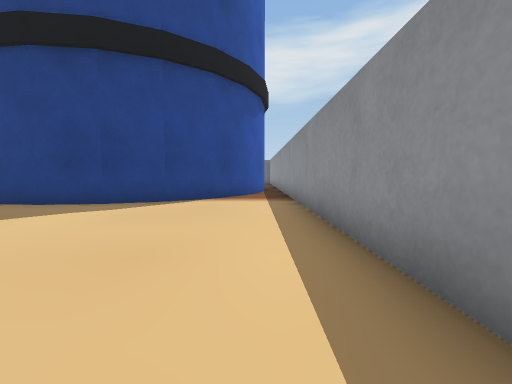
[1] (above)

12 first-person views from a walk through a world built for the Webots simulator. The camera is 0.04 m above the floor, tilts 4° down and sees 90° across. The floor is counted in squares, 0.05 m on a side. Each view is taken from the middle of a square. On the plan, view 1 faces up. The plan holds only what a view shows up to about 10 squares ahead; the rest is blank. The place goes on beyond the plan. The robots in the file are not drawn. Webots' stock objects and surfaces are drawn as simple stand-ins.

[2]
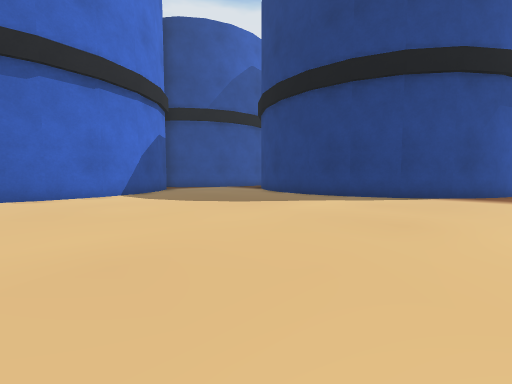

[3]
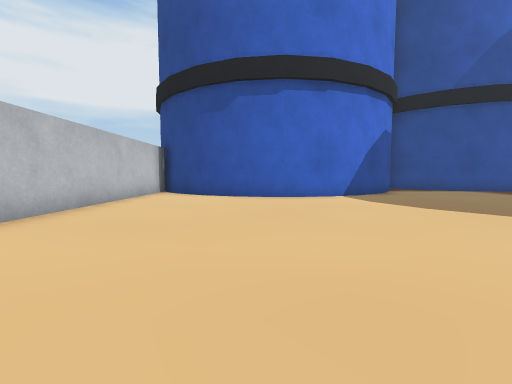

[4]
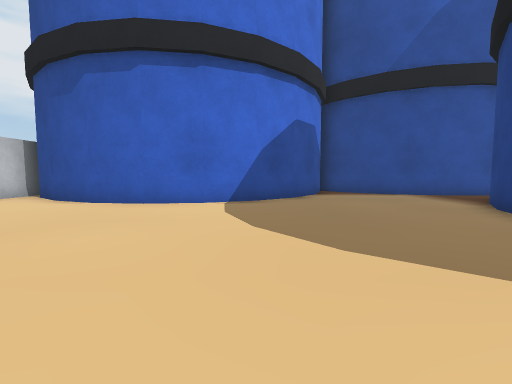

[5]
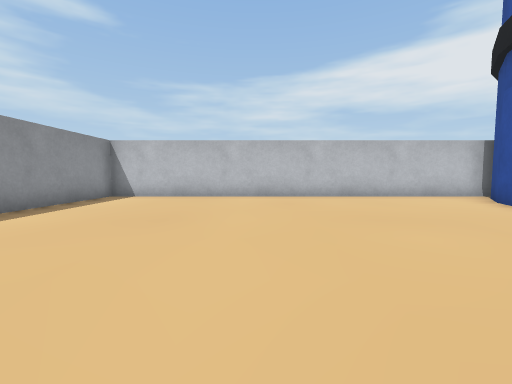

[6]
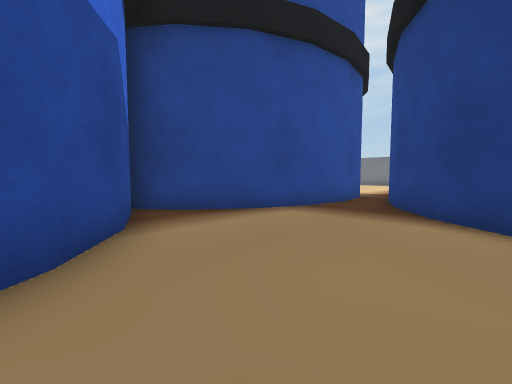

[7]
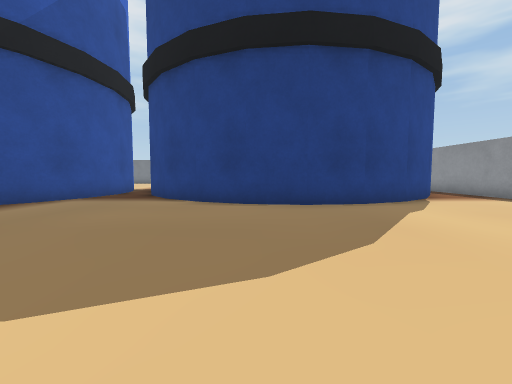

[8]
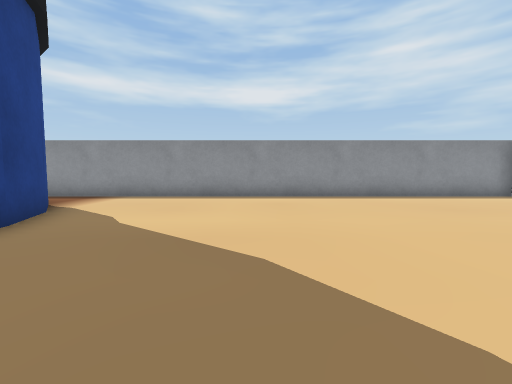

[9]
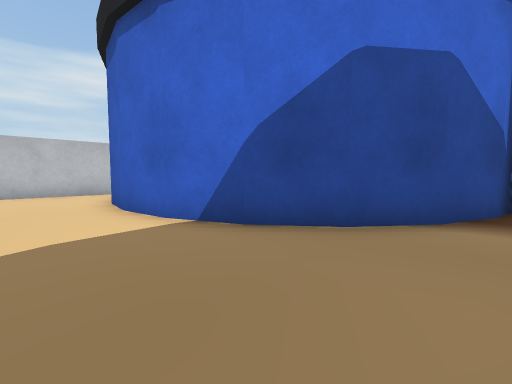

[10]
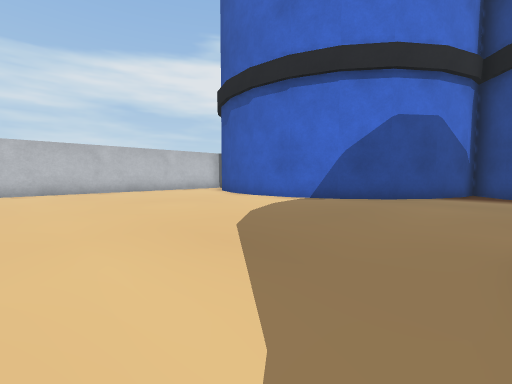

[11]
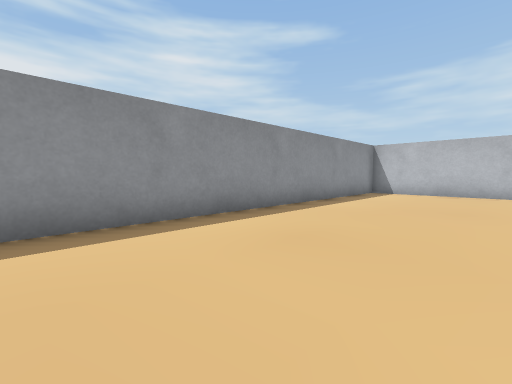

[12]
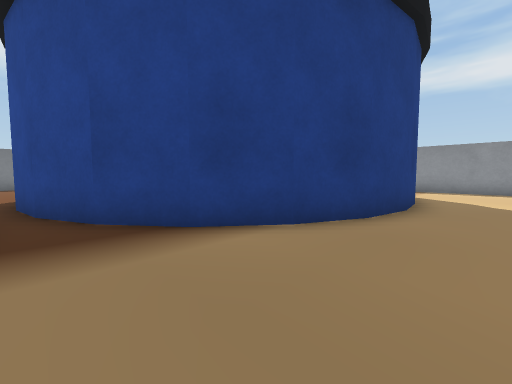

### Floor plan
Key: @ floor where view 1 was taken; # wall or solid block; . floor; B barrel.
Columns run from 15 left of view 1 to 1 right of it. Each row starts with its distance up from view 1.
 12   BB
 11   BBB          B#
 10   B.B         BB#
  9   B.BB        B.#
  8   B..BB     BB..#
  7  BB....BBBBBB...#
  6 BB..............#
  5 BB..............#
  4  BBB............#
  3    BB...........#
  2     B...........#
  1     BB..........#
  0      B.........@#
 -1      B..........#
 -2      B..........#
 -3      B..........#
 -4     B...........#
 -5    BB...........#
 -6   B##############

Where each view was taken, in squares from view 1:
view 1: 0 up, 0 right, facing up
view 2: 2 down, 0 right, facing up-left
view 3: 2 down, 1 left, facing left
view 4: 2 up, 3 left, facing left
view 5: 3 up, 4 left, facing down
view 6: 3 up, 9 left, facing up-left
view 7: 0 up, 7 left, facing up
view 8: 3 up, 8 left, facing right
view 9: 5 up, 8 left, facing down-left
view 10: 6 up, 3 left, facing down-left
view 11: 5 up, 3 left, facing down-right
view 12: 5 up, 12 left, facing up-right
